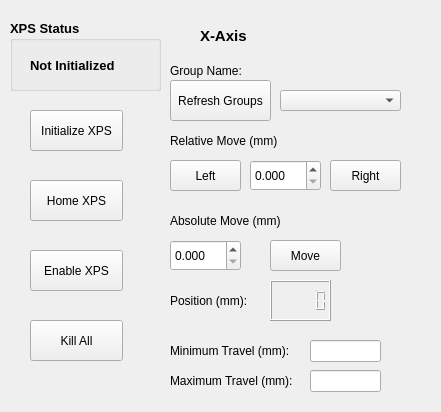
<?xml version="1.0" encoding="UTF-8"?>
<ui version="4.0">
 <class>Form</class>
 <widget class="QWidget" name="Form">
  <property name="geometry">
   <rect>
    <x>0</x>
    <y>0</y>
    <width>441</width>
    <height>412</height>
   </rect>
  </property>
  <property name="windowTitle">
   <string>Form</string>
  </property>
  <widget class="QGroupBox" name="XPSstatus">
   <property name="geometry">
    <rect>
     <x>10</x>
     <y>20</y>
     <width>151</width>
     <height>71</height>
    </rect>
   </property>
   <property name="font">
    <font>
     <pointsize>10</pointsize>
     <weight>75</weight>
     <bold>true</bold>
    </font>
   </property>
   <property name="title">
    <string>XPS Status</string>
   </property>
   <widget class="QLabel" name="XPSstatusLabel">
    <property name="geometry">
     <rect>
      <x>20</x>
      <y>30</y>
      <width>121</width>
      <height>31</height>
     </rect>
    </property>
    <property name="text">
     <string>Not Initialized</string>
    </property>
   </widget>
  </widget>
  <widget class="QPushButton" name="InitializeXPS">
   <property name="geometry">
    <rect>
     <x>30</x>
     <y>110</y>
     <width>93</width>
     <height>41</height>
    </rect>
   </property>
   <property name="text">
    <string>Initialize XPS</string>
   </property>
  </widget>
  <widget class="QPushButton" name="HomeXPS">
   <property name="geometry">
    <rect>
     <x>30</x>
     <y>180</y>
     <width>93</width>
     <height>41</height>
    </rect>
   </property>
   <property name="text">
    <string>Home XPS</string>
   </property>
  </widget>
  <widget class="QPushButton" name="EnableDisableXPS">
   <property name="geometry">
    <rect>
     <x>30</x>
     <y>250</y>
     <width>93</width>
     <height>41</height>
    </rect>
   </property>
   <property name="text">
    <string>Enable XPS</string>
   </property>
  </widget>
  <widget class="QPushButton" name="KillAll">
   <property name="geometry">
    <rect>
     <x>30</x>
     <y>320</y>
     <width>93</width>
     <height>41</height>
    </rect>
   </property>
   <property name="text">
    <string>Kill All</string>
   </property>
  </widget>
  <widget class="QLabel" name="XaxisLabel">
   <property name="geometry">
    <rect>
     <x>200</x>
     <y>20</y>
     <width>61</width>
     <height>31</height>
    </rect>
   </property>
   <property name="font">
    <font>
     <pointsize>11</pointsize>
     <weight>75</weight>
     <bold>true</bold>
    </font>
   </property>
   <property name="text">
    <string>X-Axis</string>
   </property>
  </widget>
  <widget class="QComboBox" name="X_GroupNames">
   <property name="geometry">
    <rect>
     <x>280</x>
     <y>90</y>
     <width>121</width>
     <height>21</height>
    </rect>
   </property>
  </widget>
  <widget class="QLabel" name="GroupNameLabel">
   <property name="geometry">
    <rect>
     <x>170</x>
     <y>60</y>
     <width>81</width>
     <height>21</height>
    </rect>
   </property>
   <property name="text">
    <string>Group Name:</string>
   </property>
  </widget>
  <widget class="QLabel" name="RelativeMoveLabel">
   <property name="geometry">
    <rect>
     <x>170</x>
     <y>130</y>
     <width>121</width>
     <height>21</height>
    </rect>
   </property>
   <property name="text">
    <string>Relative Move (mm)</string>
   </property>
  </widget>
  <widget class="QPushButton" name="X_RightRelativeMoveButton">
   <property name="geometry">
    <rect>
     <x>330</x>
     <y>160</y>
     <width>71</width>
     <height>31</height>
    </rect>
   </property>
   <property name="text">
    <string>Right</string>
   </property>
  </widget>
  <widget class="QDoubleSpinBox" name="RelativeMoveValue">
   <property name="geometry">
    <rect>
     <x>250</x>
     <y>160</y>
     <width>71</width>
     <height>31</height>
    </rect>
   </property>
   <property name="decimals">
    <number>3</number>
   </property>
   <property name="value">
    <double>0.000000000000000</double>
   </property>
  </widget>
  <widget class="QPushButton" name="X_LeftRelativeMoveButton">
   <property name="geometry">
    <rect>
     <x>170</x>
     <y>160</y>
     <width>71</width>
     <height>31</height>
    </rect>
   </property>
   <property name="text">
    <string>Left</string>
   </property>
  </widget>
  <widget class="QLabel" name="AbsoluteMoveLabel">
   <property name="geometry">
    <rect>
     <x>170</x>
     <y>210</y>
     <width>121</width>
     <height>21</height>
    </rect>
   </property>
   <property name="text">
    <string>Absolute Move (mm)</string>
   </property>
  </widget>
  <widget class="QDoubleSpinBox" name="AbsoluteMoveValue">
   <property name="geometry">
    <rect>
     <x>170</x>
     <y>240</y>
     <width>71</width>
     <height>31</height>
    </rect>
   </property>
   <property name="decimals">
    <number>3</number>
   </property>
  </widget>
  <widget class="QPushButton" name="X_AbsoluteMoveButton">
   <property name="geometry">
    <rect>
     <x>270</x>
     <y>240</y>
     <width>71</width>
     <height>31</height>
    </rect>
   </property>
   <property name="text">
    <string>Move</string>
   </property>
  </widget>
  <widget class="QLabel" name="PositionLabel">
   <property name="geometry">
    <rect>
     <x>170</x>
     <y>290</y>
     <width>91</width>
     <height>21</height>
    </rect>
   </property>
   <property name="text">
    <string>Position (mm):</string>
   </property>
  </widget>
  <widget class="QLCDNumber" name="PositionValue">
   <property name="geometry">
    <rect>
     <x>270</x>
     <y>280</y>
     <width>61</width>
     <height>41</height>
    </rect>
   </property>
   <property name="smallDecimalPoint">
    <bool>false</bool>
   </property>
   <property name="value" stdset="0">
    <double>0.000000000000000</double>
   </property>
  </widget>
  <widget class="QLabel" name="MinTravelLabel">
   <property name="geometry">
    <rect>
     <x>170</x>
     <y>340</y>
     <width>141</width>
     <height>21</height>
    </rect>
   </property>
   <property name="text">
    <string>Minimum Travel (mm):</string>
   </property>
  </widget>
  <widget class="QLineEdit" name="MinTravelValue">
   <property name="geometry">
    <rect>
     <x>310</x>
     <y>340</y>
     <width>71</width>
     <height>22</height>
    </rect>
   </property>
  </widget>
  <widget class="QLabel" name="MaxTravelLabel">
   <property name="geometry">
    <rect>
     <x>170</x>
     <y>370</y>
     <width>141</width>
     <height>21</height>
    </rect>
   </property>
   <property name="text">
    <string>Maximum Travel (mm):</string>
   </property>
  </widget>
  <widget class="QLineEdit" name="MaxTravelValue">
   <property name="geometry">
    <rect>
     <x>310</x>
     <y>370</y>
     <width>71</width>
     <height>22</height>
    </rect>
   </property>
  </widget>
  <widget class="QPushButton" name="RefreshGroupsButton">
   <property name="geometry">
    <rect>
     <x>170</x>
     <y>80</y>
     <width>101</width>
     <height>41</height>
    </rect>
   </property>
   <property name="text">
    <string>Refresh Groups</string>
   </property>
  </widget>
 </widget>
 <resources/>
 <connections/>
</ui>
